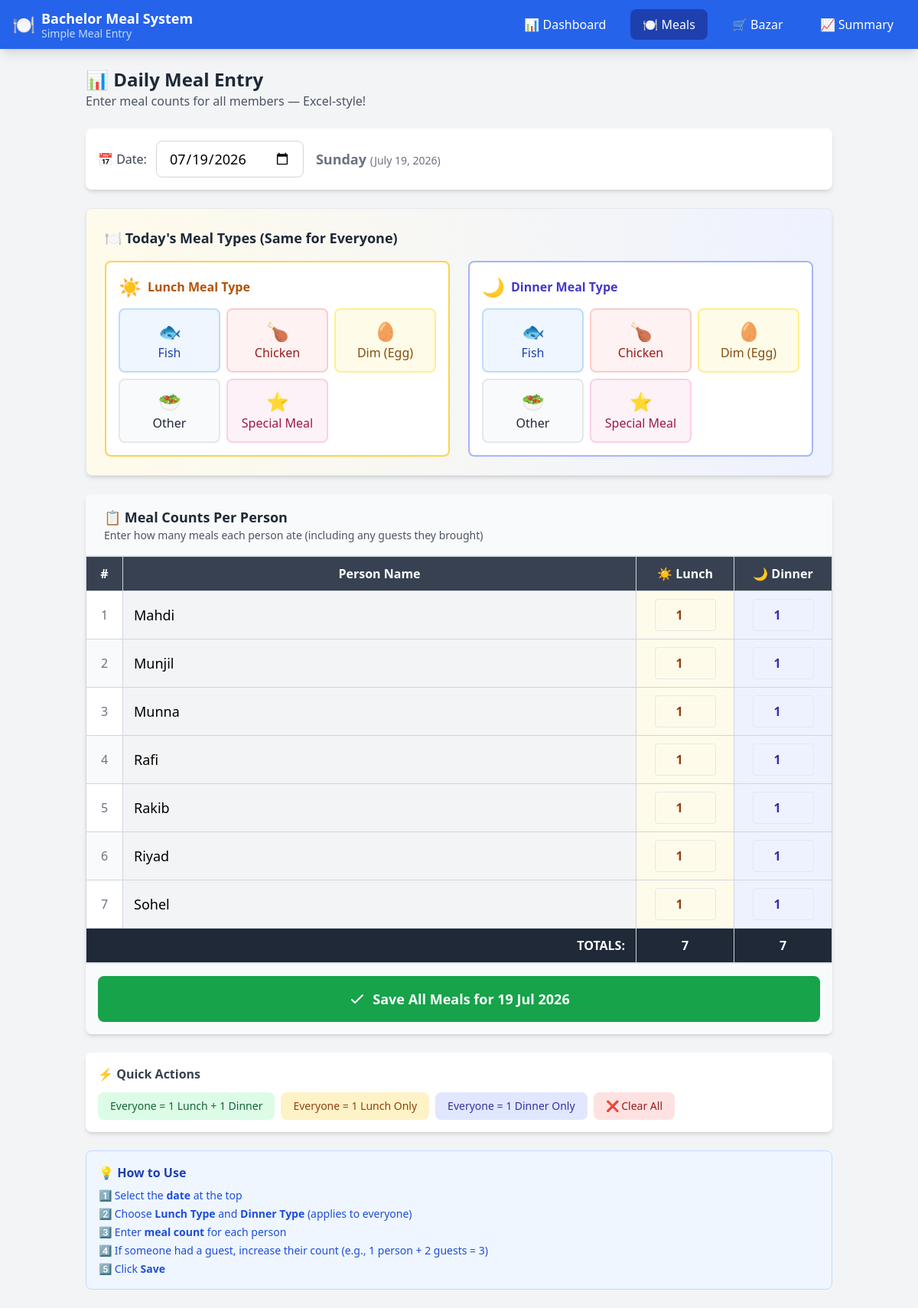
/meals.php, run on the app's committed database.
### tables this page shows
CREATE TABLE `persons` (
  `id` int(11) NOT NULL,
  `name` varchar(100) NOT NULL
);

### public/meals.php (the view, shortened to what this page needs)
<?php
require_once '../config/database.php';
$selected_date = $_POST['meal_date'] ?? date('Y-m-d');
$persons = [];
$person_result = $conn->query("SELECT id, name FROM persons ORDER BY name");
if ($person_result) {
    while ($row = $person_result->fetch_assoc()) {
        $persons[] = $row;
    }
}
$existing_data = [];
$has_saved_data = !empty($existing_data);
?>
<!DOCTYPE html>
<html lang="en">
<head>
    <script src="https://cdn.tailwindcss.com"></script>
</head>
<body class="bg-gray-100">
    <nav class="bg-blue-600 text-white shadow-lg">
        <div class="max-w-7xl mx-auto px-4">
            <div class="flex justify-between items-center h-16">
                <div class="flex items-center">
                    <div class="text-2xl font-bold">🍽️</div>
                    <div class="ml-2">
                        <span class="font-bold text-lg">Bachelor Meal System</span>
                        <span class="text-sm text-blue-200 block -mt-1">Simple Meal Entry</span>
                    </div>
                </div>
                <div class="flex space-x-4">
                    <a href="index.php" class="px-4 py-2 rounded-lg hover:bg-blue-700 transition">📊 Dashboard</a>
                    <a href="meals.php" class="px-4 py-2 rounded-lg bg-blue-800">🍽️ Meals</a>
                    <a href="bazar.php" class="px-4 py-2 rounded-lg hover:bg-blue-700 transition">🛒 Bazar</a>
                    <a href="summary.php" class="px-4 py-2 rounded-lg hover:bg-blue-700 transition">📈 Summary</a>
                </div>
            </div>
        </div>
    </nav>
    <div class="max-w-5xl mx-auto p-6">
        <div class="mb-6">
            <h1 class="text-2xl font-bold text-gray-800">📊 Daily Meal Entry</h1>
            <p class="text-gray-600">Enter meal counts for all members — Excel-style!</p>
        </div>
        <form method="POST">
            <div class="bg-white rounded-lg shadow-md p-4 mb-6">
                <div class="flex flex-wrap items-center gap-4">
                    <div class="flex items-center space-x-3">
                        <label for="meal_date" class="font-medium text-gray-700">📅 Date:</label>
                        <input type="date" id="meal_date" name="meal_date"
                            value="<?php echo htmlspecialchars($selected_date); ?>"
                            class="px-4 py-2 border border-gray-300 rounded-lg focus:ring-2 focus:ring-blue-500 focus:border-blue-500 text-lg font-medium"
                            onchange="this.form.submit()">
                    </div>
                    <div class="text-gray-500 text-lg">
                        <strong><?php echo date('l', strtotime($selected_date)); ?></strong>
                        <span class="text-sm">(<?php echo date('F j, Y', strtotime($selected_date)); ?>)</span>
                    </div>
                </div>
            </div>
            <div
                class="bg-gradient-to-r from-amber-50 to-indigo-50 rounded-lg shadow-md p-6 mb-6 border border-gray-200">
                <h2 class="text-lg font-bold text-gray-800 mb-4">🍽️ Today's Meal Types (Same for Everyone)</h2>
                <div class="grid grid-cols-1 md:grid-cols-2 gap-6">
                    <div class="bg-white rounded-lg p-4 border-2 border-amber-300">
                        <h3 class="font-bold text-amber-700 mb-3 flex items-center">
                            <span class="text-2xl mr-2">☀️</span> Lunch Meal Type
                        </h3>
                        <div class="grid grid-cols-3 gap-2">
                            <?php
                            $lunch_types = [
                                'fish' => ['icon' => '🐟', 'label' => 'Fish', 'color' => 'blue'],
                                'chicken' => ['icon' => '🍗', 'label' => 'Chicken', 'color' => 'red'],
                                'dim' => ['icon' => '🥚', 'label' => 'Dim (Egg)', 'color' => 'yellow'],
                                'other' => ['icon' => '🥗', 'label' => 'Other', 'color' => 'gray'],
                                'special' => ['icon' => '⭐', 'label' => 'Special Meal', 'color' => 'pink']
                            ];
                            foreach ($lunch_types as $value => $type):
                                ?>
                                <label class="cursor-pointer">
                                    <div class="peer-checked:bg-<?php echo $type['color']; ?>-600 peer-checked:text-white
                                                peer-checked:border-<?php echo $type['color']; ?>-700 peer-checked:shadow-lg
                                                bg-<?php echo $type['color']; ?>-50 text-<?php echo $type['color']; ?>-800
                                                border-2 border-<?php echo $type['color']; ?>-200
                                                rounded-lg p-3 text-center transition-all global-type-card">
                                        <div class="text-2xl"><?php echo $type['icon']; ?></div>
                                        <div class="font-medium"><?php echo $type['label']; ?></div>
                                    </div>
                                </label>
                            <?php endforeach; ?>
                        </div>
                    </div>
                    <div class="bg-white rounded-lg p-4 border-2 border-indigo-300">
                        <h3 class="font-bold text-indigo-700 mb-3 flex items-center">
                            <span class="text-2xl mr-2">🌙</span> Dinner Meal Type
                        </h3>
                        <div class="grid grid-cols-3 gap-2">
                            <?php
                            foreach ($lunch_types as $value => $type):
                                ?>
                                <label class="cursor-pointer">
                                    <div class="peer-checked:bg-<?php echo $type['color']; ?>-600 peer-checked:text-white
                                                peer-checked:border-<?php echo $type['color']; ?>-700 peer-checked:shadow-lg
                                                bg-<?php echo $type['color']; ?>-50 text-<?php echo $type['color']; ?>-800
                                                border-2 border-<?php echo $type['color']; ?>-200
                                                rounded-lg p-3 text-center transition-all global-type-card">
                                        <div class="text-2xl"><?php echo $type['icon']; ?></div>
                                        <div class="font-medium"><?php echo $type['label']; ?></div>
                                    </div>
                                </label>
                            <?php endforeach; ?>
                        </div>
                    </div>
                </div>
            </div>
            <div class="bg-white rounded-lg shadow-md overflow-hidden">
                <div class="px-6 py-4 bg-gray-50 border-b border-gray-200">
                    <h2 class="text-lg font-bold text-gray-800">📋 Meal Counts Per Person</h2>
                    <p class="text-sm text-gray-600">Enter how many meals each person ate (including any guests they
                        brought)</p>
                </div>
                <div class="overflow-x-auto">
                    <table class="excel-table">
                        <thead>
                            <tr>
                                <th class="w-12">#</th>
                                <th class="text-left">Person Name</th>
                                <th class="bg-amber-600 w-32">☀️ Lunch</th>
                                <th class="bg-indigo-600 w-32">🌙 Dinner</th>
                            </tr>
                        </thead>
                        <tbody>
                            <?php if (empty($persons)): ?>
                                <tr>
                                    <td colspan="4" class="text-center text-gray-500 py-8">
                                        No persons found. Please add persons to the database first.
                                    </td>
                                </tr>
                            <?php else: ?>
                                <?php foreach ($persons as $index => $person):
                                    $pid = $person['id'];
                                    if ($has_saved_data) {
                                        $existing = $existing_data[$pid] ?? ['lunch_count' => 0, 'dinner_count' => 0];
                                    } else {
                                        $existing = ['lunch_count' => 1, 'dinner_count' => 1];
                                    }
                                    ?>
                                    <tr>
                                        <td class="text-center text-gray-500 font-medium">
                                            <?php echo $index + 1; ?>
                                        </td>
                                        <td class="person-name text-lg">
                                            <?php echo htmlspecialchars($person['name']); ?>
                                        </td>
                                        <td class="text-center bg-amber-50">
                                            <input type="number" name="lunch_count[<?php echo $pid; ?>]"
                                                value="<?php echo $existing['lunch_count']; ?>" min="0" max="20"
                                                class="excel-input bg-amber-50 text-amber-800" placeholder="0">
                                        </td>
                                        <td class="text-center bg-indigo-50">
                                            <input type="number" name="dinner_count[<?php echo $pid; ?>]"
                                                value="<?php echo $existing['dinner_count']; ?>" min="0" max="20"
                                                class="excel-input bg-indigo-50 text-indigo-800" placeholder="0">
                                        </td>
                                    </tr>
                                <?php endforeach; ?>
                            <?php endif; ?>
                        </tbody>
                        <tfoot class="bg-gray-800 text-white">
                            <tr>
                                <td colspan="2" class="text-right font-bold px-4">TOTALS:</td>
                                <td class="text-center font-bold" id="total-lunch">0</td>
                                <td class="text-center font-bold" id="total-dinner">0</td>
                            </tr>
                        </tfoot>
                    </table>
                </div>
                <div class="p-4 bg-gray-50 border-t border-gray-200">
                    <button type="submit" name="submit_meals"
                        class="w-full bg-green-600 text-white py-4 px-6 rounded-lg font-bold text-lg hover:bg-green-700 focus:outline-none focus:ring-2 focus:ring-green-500 focus:ring-offset-2 flex items-center justify-center transition">
                        <svg class="w-6 h-6 mr-2" fill="none" stroke="currentColor" viewBox="0 0 24 24">
                            <path stroke-linecap="round" stroke-linejoin="round" stroke-width="2" d="M5 13l4 4L19 7">
                            </path>
                        </svg>
                        Save All Meals for <?php echo date('d M Y', strtotime($selected_date)); ?>
                    </button>
                </div>
            </div>
        </form>
        <div class="mt-6 bg-white rounded-lg shadow-md p-4">
            <h3 class="font-bold text-gray-700 mb-3">⚡ Quick Actions</h3>
            <div class="flex flex-wrap gap-2">
                <button type="button" onclick="setAllCounts(1, 1)"
                    class="px-4 py-2 bg-green-100 text-green-800 rounded-lg hover:bg-green-200 text-sm font-medium transition">
                    Everyone = 1 Lunch + 1 Dinner
                </button>
                <button type="button" onclick="setAllCounts(1, 0)"
                    class="px-4 py-2 bg-amber-100 text-amber-800 rounded-lg hover:bg-amber-200 text-sm font-medium transition">
                    Everyone = 1 Lunch Only
                </button>
                <button type="button" onclick="setAllCounts(0, 1)"
                    class="px-4 py-2 bg-indigo-100 text-indigo-800 rounded-lg hover:bg-indigo-200 text-sm font-medium transition">
                    Everyone = 1 Dinner Only
                </button>
                <button type="button" onclick="setAllCounts(0, 0)"
                    class="px-4 py-2 bg-red-100 text-red-800 rounded-lg hover:bg-red-200 text-sm font-medium transition">
                    ❌ Clear All
                </button>
            </div>
        </div>
        <div class="mt-6 bg-blue-50 border border-blue-200 rounded-lg p-4">
            <h3 class="font-bold text-blue-800 mb-2">💡 How to Use</h3>
            <ul class="text-blue-700 text-sm space-y-1">
                <li>1️⃣ Select the <strong>date</strong> at the top</li>
                <li>2️⃣ Choose <strong>Lunch Type</strong> and <strong>Dinner Type</strong> (applies to everyone)</li>
                <li>3️⃣ Enter <strong>meal count</strong> for each person</li>
                <li>4️⃣ If someone had a guest, increase their count (e.g., 1 person + 2 guests = 3)</li>
                <li>5️⃣ Click <strong>Save</strong></li>
            </ul>
        </div>
    </div>
</body>
</html>

### public/meals.php (style rules this page uses)
.excel-table { border-collapse: collapse; width: 100%; }
.excel-table th, .excel-table td { border: 1px solid #d1d5db; padding: 10px 14px; }
.excel-table th { background-color: #374151; color: white; font-weight: 600; text-align: center; }
.excel-table tr:nth-child(even) { background-color: #f9fafb; }
.excel-input { width: 80px; padding: 8px; border: 1px solid #e5e7eb; border-radius: 4px; text-align: center; font-size: 16px; font-weight: 600; }
.person-name { font-weight: 500; text-align: left !important; background-color: #f3f4f6; }
.global-type-card { transition: all 0.2s; cursor: pointer; }

### data on the page
persons: name "Mahdi", id "1"
persons: name "Munjil", lunch_count "1", dinner_count "1"
persons: name "Munna", lunch_count "1", dinner_count "1"
persons: name "Rafi", lunch_count "1", dinner_count "1"
persons: name "Rakib", lunch_count "1", dinner_count "1"
persons: name "Riyad", lunch_count "1", dinner_count "1"
persons: name "Sohel", lunch_count "1", dinner_count "1"

### other printed values
$type['icon'] "🐟"
$type['label'] "Fish"
$type['icon'] "🍗"
$type['label'] "Chicken"
$type['icon'] "🥚"
$type['label'] "Dim (Egg)"
$type['icon'] "🥗"
$type['label'] "Other"
$type['icon'] "⭐"
$type['label'] "Special Meal"
